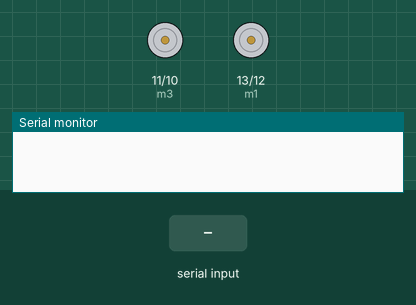
A sketch run on a simulated Arduino Uno, built with avr-gcc and run on an emulated ATmega328P. Parts: motor-driver pin pairs drawn as motors (green arrow = first pin HIGH = forward, orange = second pin HIGH = backward, longer = more drive), the last lines printed to the serial monitor. The inputs (shaded band) are chosen by the test bench.

Above: at 1.2 s.
1.3 s: "F" received over Serial
At 2.5 s:
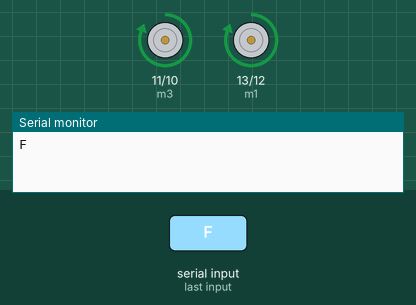
2.8 s: "B" received over Serial
At 3.7 s:
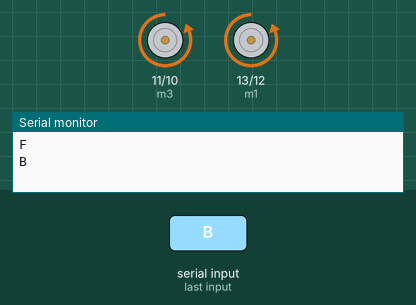
4.3 s: "L" received over Serial
At 4.8 s:
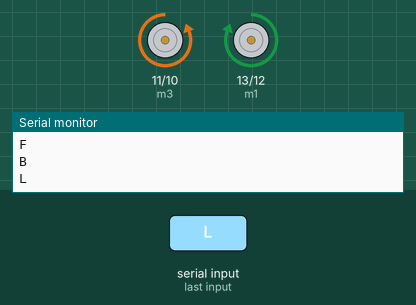
5.8 s: "R" received over Serial
At 7.2 s:
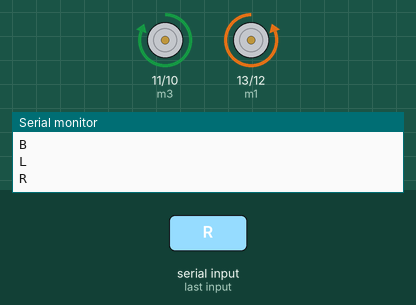
Timing chart, 0 to 8.3 s (numbered marks = the images above; inputs shaded):
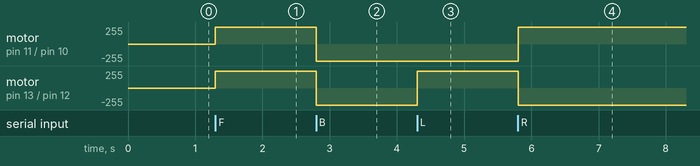

Measured:
- after the input at 1.3 s, motor on pin 11 (m3) / pin 10 (m4), motor on pin 13 (m1) / pin 12 (m2): stopped → forward 255/255 at once
- after the input at 2.8 s, motor on pin 11 (m3) / pin 10 (m4), motor on pin 13 (m1) / pin 12 (m2): forward 255/255 → backward 255/255 at once
- after the input at 4.3 s, motor on pin 13 (m1) / pin 12 (m2): backward 255/255 → forward 255/255 at once
- after the input at 5.8 s, motor on pin 11 (m3) / pin 10 (m4): backward 255/255 → forward 255/255 at once; motor on pin 13 (m1) / pin 12 (m2): forward 255/255 → backward 255/255 at once

The sketch:

sketch_nov6a.ino
```cpp
 int m1=13;
int m2=12;
int m3=11;
int m4=10;
char t;

void setup() {
  Serial.begin(9600);
  pinMode(m1,OUTPUT);pinMode(m2,OUTPUT);pinMode(m3,OUTPUT);pinMode(m4,OUTPUT);

}

void loop() {
  while(Serial.available()>0){
     t=Serial.read();
      Serial.println(t);
  }
  if(t=='F'){
    digitalWrite(m1,HIGH);
    digitalWrite(m2,LOW);
    digitalWrite(m3,HIGH);
    digitalWrite(m4,LOW);
  }
    if(t=='B'){
    digitalWrite(m1,LOW);
    digitalWrite(m2,HIGH);
    digitalWrite(m3,LOW);
    digitalWrite(m4,HIGH);
  }
      if(t=='L'){
    digitalWrite(m1,HIGH);
    digitalWrite(m2,LOW);
    digitalWrite(m3,LOW);
    digitalWrite(m4,HIGH);
  }
      if(t=='R'){
    digitalWrite(m1,LOW);
    digitalWrite(m2,HIGH);
    digitalWrite(m3,HIGH);
    digitalWrite(m4,LOW);
  }

      if(t=='S'){
    digitalWrite(m1,LOW);
    digitalWrite(m2,LOW);
    digitalWrite(m3,LOW);
    digitalWrite(m4,LOW);
  }

}
```
